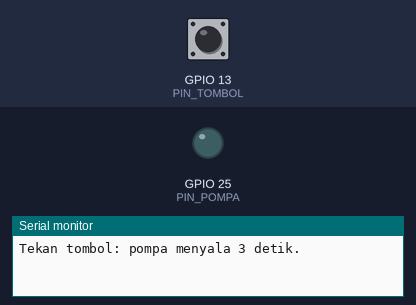
A sketch run on a simulated ESP32. Shown: output pins drawn as LEDs (lit = HIGH), the last lines printed to the serial monitor. Inputs (shaded band) come from the test bench; at power-on: GPIO 13 (PIN_TOMBOL) HIGH.

Above: at 1.2 s.
1.3 s: GPIO 13 (PIN_TOMBOL) pulled LOW for 0.15 s
At 2.3 s:
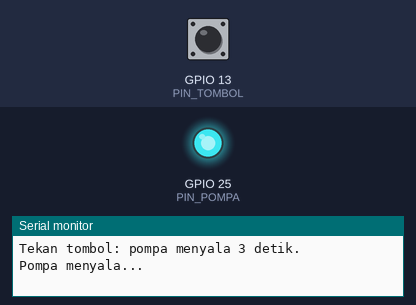
4.4 s: GPIO 13 (PIN_TOMBOL) pulled LOW for 1 s
8.4 s: GPIO 13 (PIN_TOMBOL) pulled LOW for 3.2 s
Timing chart, 0 to 16.1 s (numbered marks = the images above; inputs shaded):
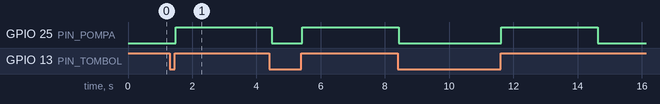

Measured:
- after the input at 1.3 s, GPIO 25 (PIN_POMPA): LOW → HIGH after 0.18 s

The sketch:

modul05_pompa_mosfet.ino
```cpp
// Modul 5 - Praktik 7: pompa menyala 3 detik lewat MOSFET IRLZ44N
// Gerbang (G) MOSFET di D25 lewat resistor 220 ohm; resistor 10 kiloohm dari jalur gerbang ke GND.
// Pompa mendapat 5 V dari MB102. Dioda 1N4007 sejajar pompa, cincin perak di sisi 5 V.

const int PIN_TOMBOL = 13;    // tombol manual (peta pin kanonik)
const int PIN_POMPA = 25;     // gerbang MOSFET pompa (peta pin kanonik)
const int JEDA_PANTUL = 30;   // milidetik
const int LAMA_POMPA = 3000;  // milidetik: pompa menyala 3 detik

// Menjawab true SATU kali untuk setiap tekanan sungguhan (sama dengan Praktik 2.2).
bool tombolDitekan() {
  if (digitalRead(PIN_TOMBOL) == HIGH) {
    return false;
  }
  delay(JEDA_PANTUL);
  if (digitalRead(PIN_TOMBOL) == HIGH) {
    return false;
  }
  while (digitalRead(PIN_TOMBOL) == LOW) {
    delay(1);
  }
  delay(JEDA_PANTUL);
  return true;
}

void setup() {
  Serial.begin(115200);
  pinMode(PIN_TOMBOL, INPUT_PULLUP);
  pinMode(PIN_POMPA, OUTPUT);
  digitalWrite(PIN_POMPA, LOW);  // LOW = MOSFET memutus = pompa diam
  Serial.println("Tekan tombol: pompa menyala 3 detik.");
}

void loop() {
  if (tombolDitekan()) {
    Serial.println("Pompa menyala...");
    digitalWrite(PIN_POMPA, HIGH);  // HIGH = MOSFET menyambung = pompa jalan
    delay(LAMA_POMPA);
    digitalWrite(PIN_POMPA, LOW);
    Serial.println("Pompa berhenti.");
  }
}
```
